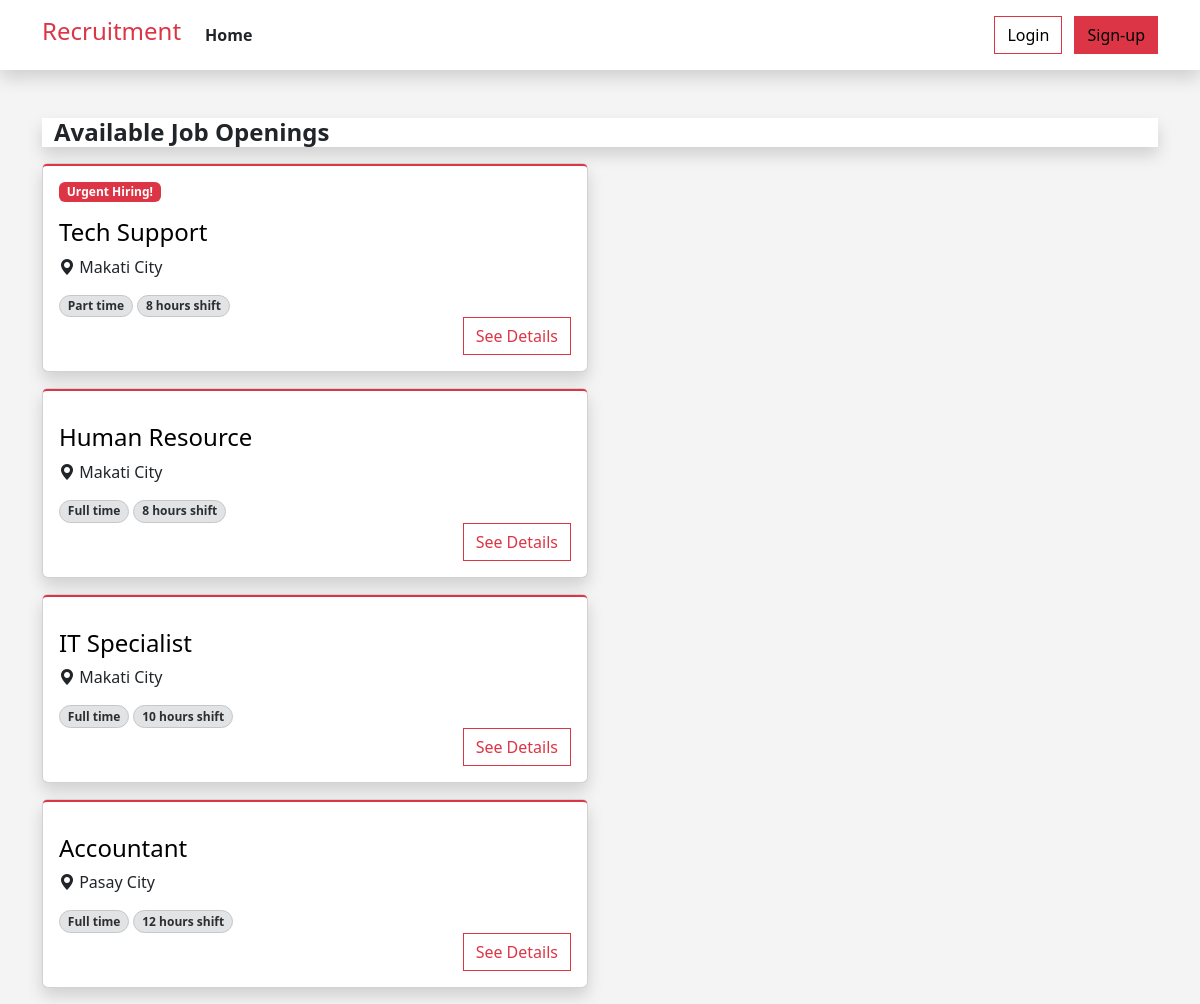
The page / on the database its author committed.
### tables this page shows
CREATE TABLE `jobs` (
  `id` int(12) NOT NULL,
  `job_name` varchar(255) NOT NULL,
  `salary` int(12) NOT NULL,
  `job_type` varchar(255) NOT NULL,
  `shift_and_schedule` varchar(255) NOT NULL,
  `location` varchar(255) NOT NULL,
  `job_description` text NOT NULL,
  `benefits` text NOT NULL,
  `priority` varchar(255) NOT NULL
);

### index.php (the view, shortened to what this page needs)
<?php
include("dbconn.php");
include("header.php");
if (isset($_SESSION['user_id'])) {
    $userId = $_SESSION['user_id'];
    $query =
        "SELECT jobs.*
        FROM jobs
        LEFT JOIN job_applicants ON jobs.id = job_applicants.job_id AND job_applicants.user_id = '$userId'
        WHERE job_applicants.user_id is NULL
        ORDER BY CASE WHEN jobs.priority = 'Urgent Hiring' THEN 0 ELSE 1 END";
    $result = mysqli_query($conn, $query);
    $query2 = "SELECT resume FROM user WHERE id='$userId'";
    $result2 = mysqli_query($conn, $query2);
    $row = mysqli_fetch_assoc($result2);
    $resume = $row['resume'];
} else {
    $query = "SELECT * FROM jobs ORDER BY CASE WHEN jobs.priority = 'Urgent Hiring' THEN 0 ELSE 1 END";
    $result = mysqli_query($conn, $query);
}
?>
<!DOCTYPE html>
<html lang="en">
<head>
</head>
<body style="background-color: #F4F4F4; ">
    <div class="container">
        <div class="container-fluid bg-white shadow mb-3 mt-5">
            <h4 class=" mt-1 mb-1 fw-bold">Available Job Openings</h4>
        </div>
        <div class="row">
            <div class="col-sm-12 col-md-6 ">
                <?php
                while ($row = mysqli_fetch_assoc($result)) {
                    ?>
                    <div class="card shadow mb-3 ">
                        <div class="card-body rounded-1 border-2 border-top border-danger">
                            <?php
                            if ($row['priority'] == 'Urgent Hiring') {
                                ?>
                                <span class="badge bg-danger">Urgent Hiring!</span>
                                <?php
                            }
                            ?>
                            <a href="javascript:void(0)" onclick="showDetails(<?php echo $row['id'] ?>)"
                                class="text-decoration-none">
                                <h4 class="text-black mt-3">
                                    <?php echo $row['job_name']; ?>
                                </h4>
                            </a>
                            <div class="row">
                                <div class="col">
                                    <i class="bi bi-geo-alt-fill"></i><span>
                                        <?php echo $row['location']; ?>
                                    </span>
                                </div>
                            </div>
                            <div class="row">
                                <div class="col">
                                    <span
                                        class="badge bg-secondary-subtle border border-secondary-subtle text-secondary-emphasis rounded-pill mt-3">
                                        <?php echo $row['job_type']; ?>
                                    </span>
                                    <span
                                        class="badge bg-secondary-subtle border border-secondary-subtle text-secondary-emphasis rounded-pill mt-3">
                                        <?php echo $row['shift_and_schedule']; ?>
                                    </span>
                                </div>
                            </div>
                            <div class="row">
                                <div class="col d-flex justify-content-end">
                                    <button class="btn btn-outline-danger" onclick="showDetails(<?php echo $row['id'] ?>)"
                                        style="border-radius: 0;">
                                        See Details
                                    </button>
                                </div>
                            </div>
                        </div>
                    </div>
                    <?php
                }
                ?>
            </div>
        </div>
    </div>
</body>
</html>

### rows shown on the page
jobs: priority "Urgent Hiring!", job_name "Tech Support", location "Makati City", job_type "Part time", shift_and_schedule "8 hours shift"
jobs: job_name "Human Resource", location "Makati City", job_type "Full time", shift_and_schedule "8 hours shift"
jobs: job_name "IT Specialist", location "Makati City", job_type "Full time", shift_and_schedule "10 hours shift"
jobs: job_name "Accountant", location "Pasay City", job_type "Full time", shift_and_schedule "12 hours shift"
